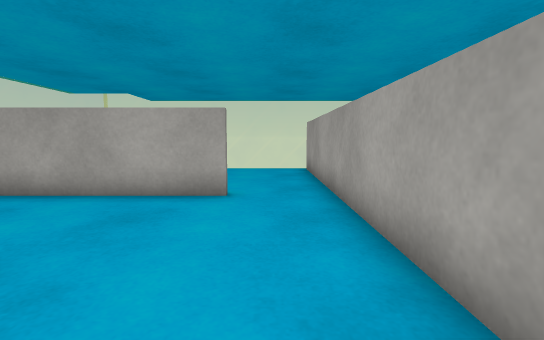
[1] (above)

18 first-person views from a walk through a scene from a Unity 3-D project. The camera is 0.62 m above the floor, tilts 6° down and sees 85° across. The floor is counted in squares, 0.5 m on a side. Each view is taken from the middle of a square. On the plan, view 1 faces up. The plan holds only what a view shows up to about 13 squares ahead; the rest is blank. Surface patterns are stand-ins for the level's own textures.

[2]
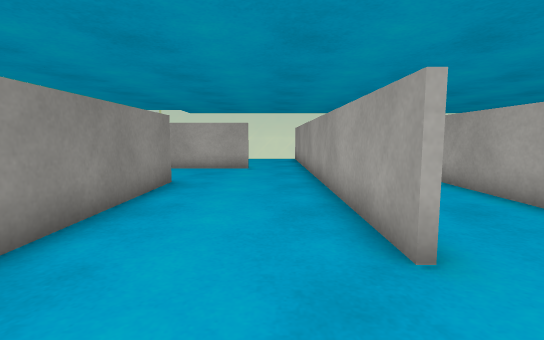

[3]
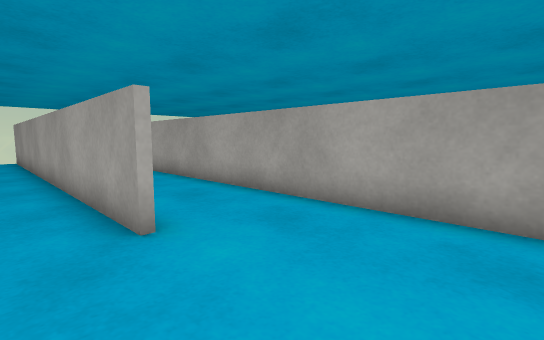

[4]
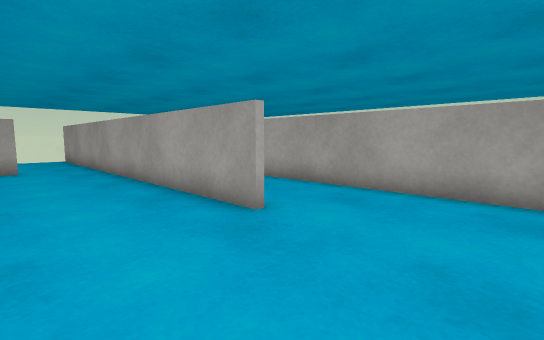

[5]
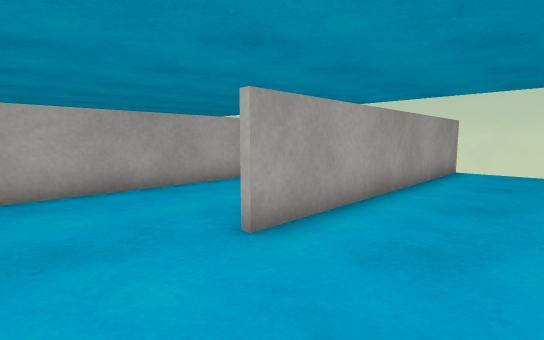

[6]
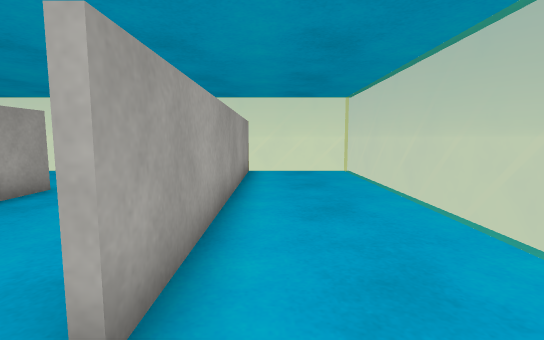

[7]
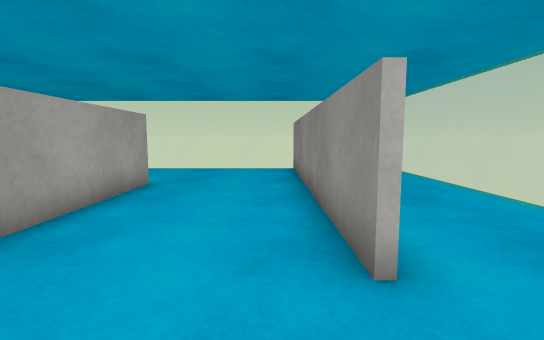

[8]
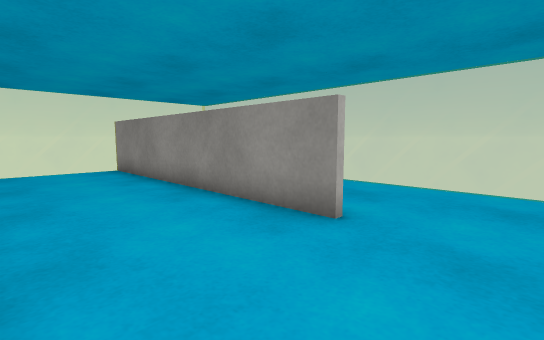

[9]
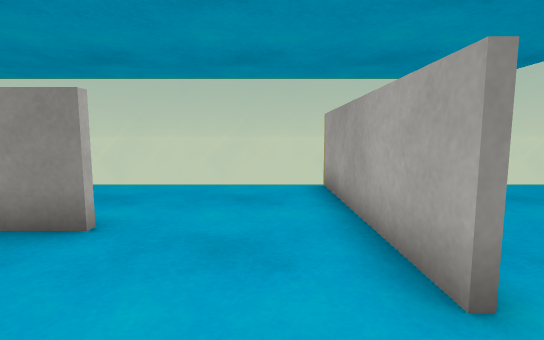

[10]
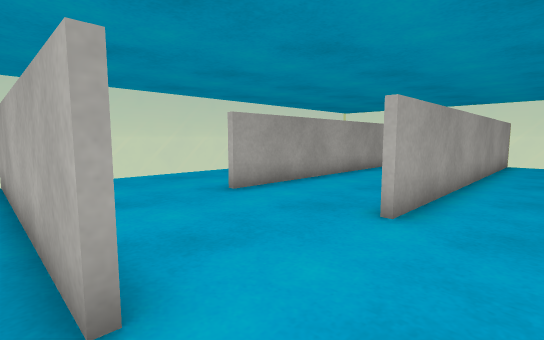

[11]
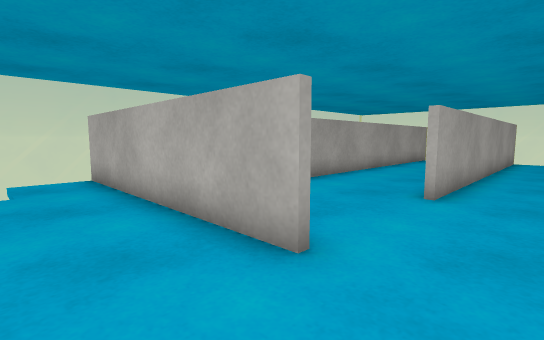

[12]
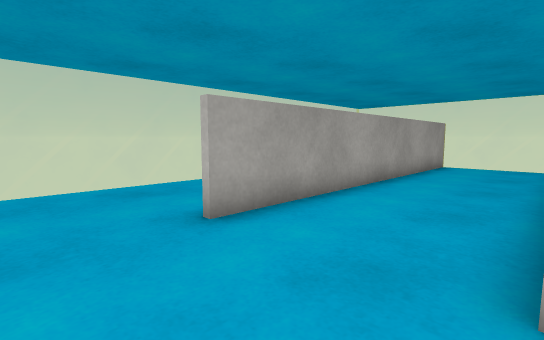

[13]
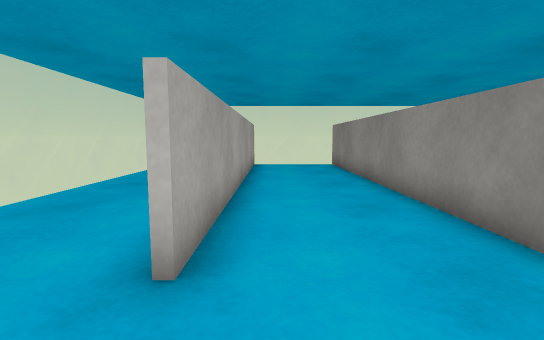

[14]
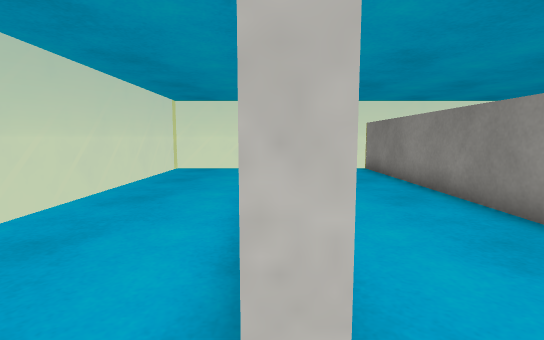

[15]
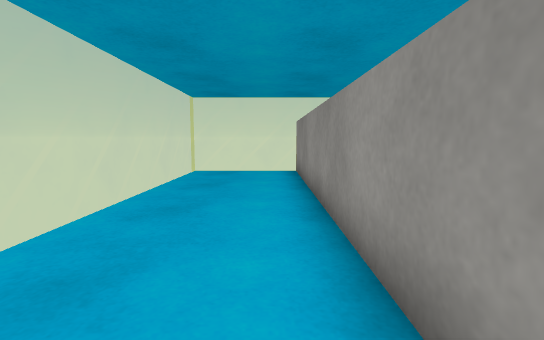

[16]
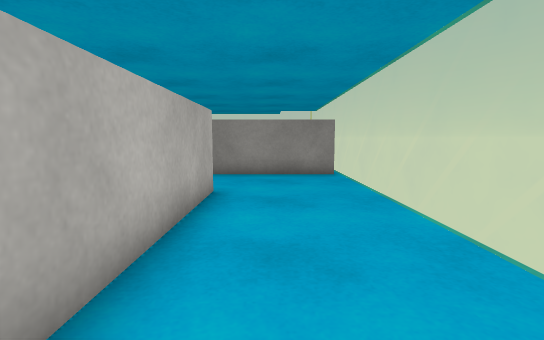

[17]
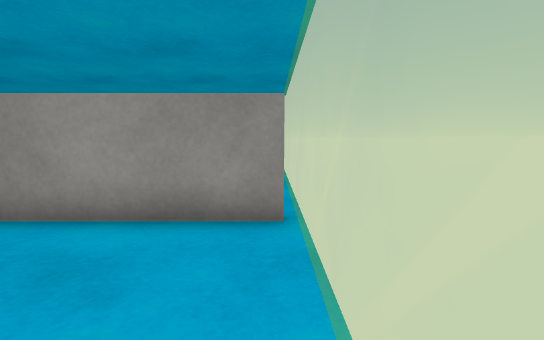

[18]
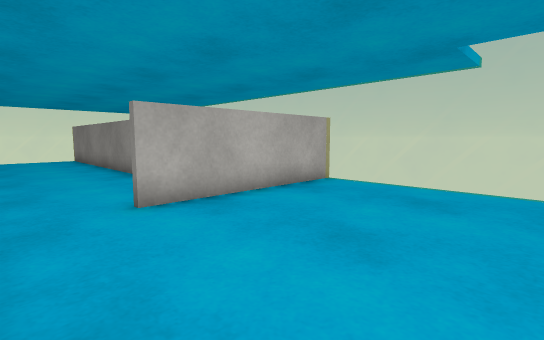

### Floor plan
Key: @ floor where view 1 was taken; # wall or solid block; . floor; = window, fence, low wall or low ledge; v drop or lower ground.
Columns run from 7 left of view 1 to 13 right of it. Each row starts with its distance up from view 1.
 13 ================
 12 =........=........
 11 =........#........v
 10 =........#..........=
  9 =........#..........=
  8 =........#...#######
  7 =........#..........
  6 =######..#..........=
  5 =........#..........=
  4 =........#..#...#...=
  3 =........#..#...#...=
  2 =...#....#..#...#...=
  1 =...#....#..#...#...=
  0 =...#..@.#..#...#...=
 -1 =...#....#..#...#...=
 -2 =...#....#..#...#...=
 -3 =...#....#..#...#...=
 -4 =...#.......#...#...=
 -5 =...#.......#...#...=
 -6 =...#.......#...#...=
 -7 =...#.......#...#...=
 -8 =====================

Positions as (right, up) in squares from view 1, and headings:
1: (0, 0), facing up
2: (0, -6), facing up
3: (0, -7), facing up-right
4: (-2, -7), facing up-right
5: (-6, 5), facing down-right
6: (-4, 4), facing down
7: (-2, 5), facing down
8: (1, 5), facing down-left
9: (1, 5), facing left
10: (3, 9), facing down-right
11: (3, 11), facing down-right
12: (5, 7), facing down-right
13: (8, 7), facing down
14: (9, 5), facing down
15: (10, 4), facing down
16: (12, 10), facing left
17: (6, 12), facing left
18: (1, 12), facing down-left
